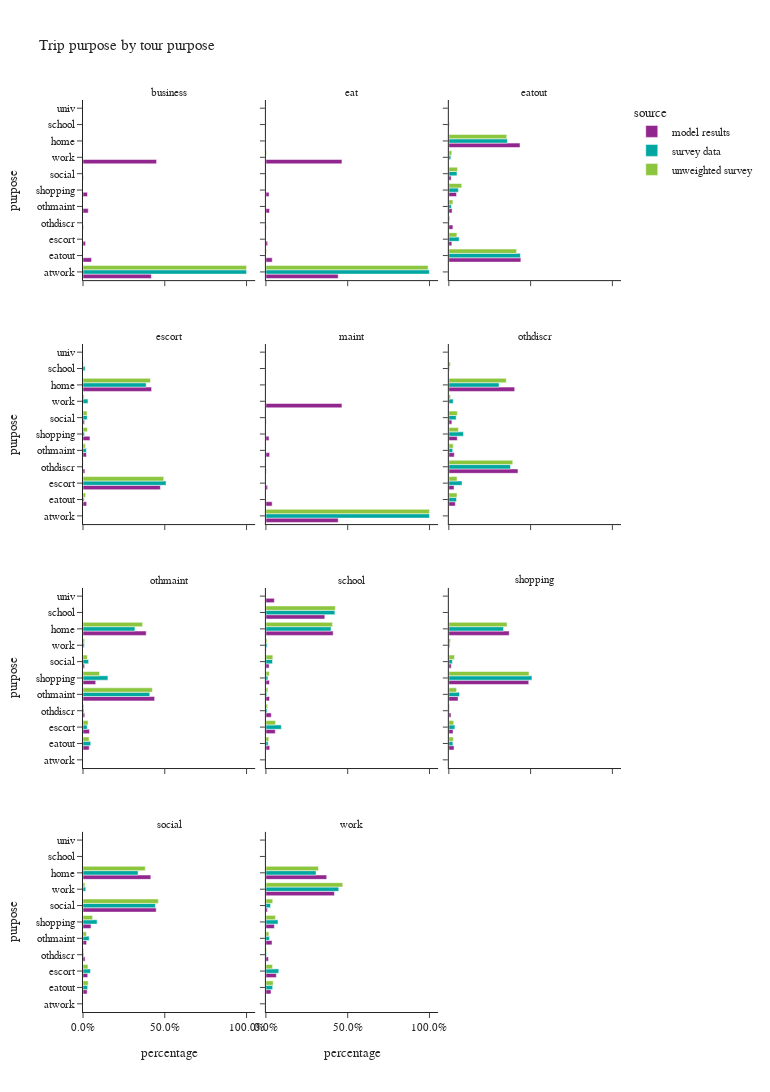

Notebook code cell kept with this figure:
### Code cell
plot_purpose(trip_wTour,'tour_type','tour purpose',3,1200)

### Figure 1 — Plotly figure (JSON) as saved in the notebook; plotly's stock layout.template omitted (floating-point values rounded to 4 significant figures)
{"data": [{"alignmentgroup": "True", "hovertemplate": "source=model results<br>tour_type=business<br>percentage=%{x}<br>purpose=%{y}<extra></extra>", "legendgroup": "model results", "marker": {"color": "#91268F", "pattern": {"shape": ""}}, "name": "model results", "offsetgroup": "model results", "orientation": "h", "showlegend": true, "textposition": "auto", "type": "bar", "x": [0.418, 0.05246, 0.0152, 0.002766, 0.03223, 0.0274, 0.002005, 0.4499], "xaxis": "x10", "y": ["atwork", "eatout", "escort", "othdiscr", "othmaint", "shopping", "social", "work"], "yaxis": "y10"}, {"alignmentgroup": "True", "hovertemplate": "source=model results<br>tour_type=eat<br>percentage=%{x}<br>purpose=%{y}<extra></extra>", "legendgroup": "model results", "marker": {"color": "#91268F", "pattern": {"shape": ""}}, "name": "model results", "offsetgroup": "model results", "orientation": "h", "showlegend": false, "textposition": "auto", "type": "bar", "x": [0.4419, 0.03864, 0.01051, 0.001932, 0.02177, 0.01904, 0.001443, 0.4648], "xaxis": "x11", "y": ["atwork", "eatout", "escort", "othdiscr", "othmaint", "shopping", "social", "work"], "yaxis": "y11"}, {"alignmentgroup": "True", "hovertemplate": "source=model results<br>tour_type=eatout<br>percentage=%{x}<br>purpose=%{y}<extra></extra>", "legendgroup": "model results", "marker": {"color": "#91268F", "pattern": {"shape": ""}}, "name": "model results", "offsetgroup": "model results", "orientation": "h", "showlegend": false, "textposition": "auto", "type": "bar", "x": [0.4404, 0.01824, 0.4352, 0.0248, 0.01984, 0.04706, 0.01442], "xaxis": "x12", "y": ["eatout", "escort", "home", "othdiscr", "othmaint", "shopping", "social"], "yaxis": "y12"}, {"alignmentgroup": "True", "hovertemplate": "source=model results<br>tour_type=escort<br>percentage=%{x}<br>purpose=%{y}<extra></extra>", "legendgroup": "model results", "marker": {"color": "#91268F", "pattern": {"shape": ""}}, "name": "model results", "offsetgroup": "model results", "orientation": "h", "showlegend": false, "textposition": "auto", "type": "bar", "x": [0.0225, 0.4732, 0.4193, 0.01165, 0.02122, 0.04257, 0.009551], "xaxis": "x7", "y": ["eatout", "escort", "home", "othdiscr", "othmaint", "shopping", "social"], "yaxis": "y7"}, {"alignmentgroup": "True", "hovertemplate": "source=model results<br>tour_type=maint<br>percentage=%{x}<br>purpose=%{y}<extra></extra>", "legendgroup": "model results", "marker": {"color": "#91268F", "pattern": {"shape": ""}}, "name": "model results", "offsetgroup": "model results", "orientation": "h", "showlegend": false, "textposition": "auto", "type": "bar", "x": [0.4419, 0.03808, 0.0104, 0.001868, 0.02263, 0.01899, 0.001317, 0.4648], "xaxis": "x8", "y": ["atwork", "eatout", "escort", "othdiscr", "othmaint", "shopping", "social", "work"], "yaxis": "y8"}, {"alignmentgroup": "True", "hovertemplate": "source=model results<br>tour_type=othdiscr<br>percentage=%{x}<br>purpose=%{y}<extra></extra>", "legendgroup": "model results", "marker": {"color": "#91268F", "pattern": {"shape": ""}}, "name": "model results", "offsetgroup": "model results", "orientation": "h", "showlegend": false, "textposition": "auto", "type": "bar", "x": [0.03956, 0.03182, 0.4026, 0.4227, 0.03346, 0.05141, 0.01842], "xaxis": "x9", "y": ["eatout", "escort", "home", "othdiscr", "othmaint", "shopping", "social"], "yaxis": "y9"}, {"alignmentgroup": "True", "hovertemplate": "source=model results<br>tour_type=othmaint<br>percentage=%{x}<br>purpose=%{y}<extra></extra>", "legendgroup": "model results", "marker": {"color": "#91268F", "pattern": {"shape": ""}}, "name": "model results", "offsetgroup": "model results", "orientation": "h", "showlegend": false, "textposition": "auto", "type": "bar", "x": [0.03783, 0.03962, 0.3864, 0.01062, 0.4381, 0.07774, 0.009704], "xaxis": "x4", "y": ["eatout", "escort", "home", "othdiscr", "othmaint", "shopping", "social"], "yaxis": "y4"}, {"alignmentgroup": "True", "hovertemplate": "source=model results<br>tour_type=school<br>percentage=%{x}<br>purpose=%{y}<extra></extra>", "legendgroup": "model results", "marker": {"color": "#91268F", "pattern": {"shape": ""}}, "name": "model results", "offsetgroup": "model results", "orientation": "h", "showlegend": false, "textposition": "auto", "type": "bar", "x": [0.02317, 0.05721, 0.4111, 0.03278, 0.02168, 0.3603, 0.02131, 0.01947, 0.05142, 0.001523], "xaxis": "x5", "y": ["eatout", "escort", "home", "othdiscr", "othmaint", "school", "shopping", "social", "univ", "work"], "yaxis": "y5"}, {"alignmentgroup": "True", "hovertemplate": "source=model results<br>tour_type=shopping<br>percentage=%{x}<br>purpose=%{y}<extra></extra>", "legendgroup": "model results", "marker": {"color": "#91268F", "pattern": {"shape": ""}}, "name": "model results", "offsetgroup": "model results", "orientation": "h", "showlegend": false, "textposition": "auto", "type": "bar", "x": [0.03172, 0.02575, 0.3692, 0.01326, 0.0565, 0.4886, 0.01502], "xaxis": "x6", "y": ["eatout", "escort", "home", "othdiscr", "othmaint", "shopping", "social"], "yaxis": "y6"}, {"alignmentgroup": "True", "hovertemplate": "source=model results<br>tour_type=social<br>percentage=%{x}<br>purpose=%{y}<extra></extra>", "legendgroup": "model results", "marker": {"color": "#91268F", "pattern": {"shape": ""}}, "name": "model results", "offsetgroup": "model results", "orientation": "h", "showlegend": false, "textposition": "auto", "type": "bar", "x": [0.02542, 0.02886, 0.4146, 0.01271, 0.02188, 0.049, 0.4475], "xaxis": "x", "y": ["eatout", "escort", "home", "othdiscr", "othmaint", "shopping", "social"], "yaxis": "y"}, {"alignmentgroup": "True", "hovertemplate": "source=model results<br>tour_type=work<br>percentage=%{x}<br>purpose=%{y}<extra></extra>", "legendgroup": "model results", "marker": {"color": "#91268F", "pattern": {"shape": ""}}, "name": "model results", "offsetgroup": "model results", "orientation": "h", "showlegend": false, "textposition": "auto", "type": "bar", "x": [0.03092, 0.06369, 0.3719, 0.01551, 0.03705, 0.05171, 0.009573, 0.0006918, 0.419], "xaxis": "x2", "y": ["eatout", "escort", "home", "othdiscr", "othmaint", "shopping", "social", "univ", "work"], "yaxis": "y2"}, {"alignmentgroup": "True", "hovertemplate": "source=survey data<br>tour_type=business<br>percentage=%{x}<br>purpose=%{y}<extra></extra>", "legendgroup": "survey data", "marker": {"color": "#00A7A0", "pattern": {"shape": ""}}, "name": "survey data", "offsetgroup": "survey data", "orientation": "h", "showlegend": true, "textposition": "auto", "type": "bar", "x": [1.0], "xaxis": "x10", "y": ["atwork"], "yaxis": "y10"}, {"alignmentgroup": "True", "hovertemplate": "source=survey data<br>tour_type=eat<br>percentage=%{x}<br>purpose=%{y}<extra></extra>", "legendgroup": "survey data", "marker": {"color": "#00A7A0", "pattern": {"shape": ""}}, "name": "survey data", "offsetgroup": "survey data", "orientation": "h", "showlegend": false, "textposition": "auto", "type": "bar", "x": [0.9992, 0.0003988, 0.0003988], "xaxis": "x11", "y": ["atwork", "eatout", "work"], "yaxis": "y11"}, {"alignmentgroup": "True", "hovertemplate": "source=survey data<br>tour_type=eatout<br>percentage=%{x}<br>purpose=%{y}<extra></extra>", "legendgroup": "survey data", "marker": {"color": "#00A7A0", "pattern": {"shape": ""}}, "name": "survey data", "offsetgroup": "survey data", "orientation": "h", "showlegend": false, "textposition": "auto", "type": "bar", "x": [0.4374, 0.06315, 0.3578, 0.003151, 0.01523, 0.002923, 0.05862, 0.04966, 0.01204], "xaxis": "x12", "y": ["eatout", "escort", "home", "othdiscr", "othmaint", "school", "shopping", "social", "work"], "yaxis": "y12"}, {"alignmentgroup": "True", "hovertemplate": "source=survey data<br>tour_type=escort<br>percentage=%{x}<br>purpose=%{y}<extra></extra>", "legendgroup": "survey data", "marker": {"color": "#00A7A0", "pattern": {"shape": ""}}, "name": "survey data", "offsetgroup": "survey data", "orientation": "h", "showlegend": false, "textposition": "auto", "type": "bar", "x": [0.006951, 0.5076, 0.3863, 0.000637, 0.0202, 0.013, 0.009107, 0.02561, 0.03053], "xaxis": "x7", "y": ["eatout", "escort", "home", "othdiscr", "othmaint", "school", "shopping", "social", "work"], "yaxis": "y7"}, {"alignmentgroup": "True", "hovertemplate": "source=survey data<br>tour_type=maint<br>percentage=%{x}<br>purpose=%{y}<extra></extra>", "legendgroup": "survey data", "marker": {"color": "#00A7A0", "pattern": {"shape": ""}}, "name": "survey data", "offsetgroup": "survey data", "orientation": "h", "showlegend": false, "textposition": "auto", "type": "bar", "x": [1.0], "xaxis": "x8", "y": ["atwork"], "yaxis": "y8"}, {"alignmentgroup": "True", "hovertemplate": "source=survey data<br>tour_type=othdiscr<br>percentage=%{x}<br>purpose=%{y}<extra></extra>", "legendgroup": "survey data", "marker": {"color": "#00A7A0", "pattern": {"shape": ""}}, "name": "survey data", "offsetgroup": "survey data", "orientation": "h", "showlegend": false, "textposition": "auto", "type": "bar", "x": [0.0469, 0.08068, 0.3067, 0.3768, 0.02355, 0.004342, 0.08951, 0.0449, 0.02665], "xaxis": "x9", "y": ["eatout", "escort", "home", "othdiscr", "othmaint", "school", "shopping", "social", "work"], "yaxis": "y9"}, {"alignmentgroup": "True", "hovertemplate": "source=survey data<br>tour_type=othmaint<br>percentage=%{x}<br>purpose=%{y}<extra></extra>", "legendgroup": "survey data", "marker": {"color": "#00A7A0", "pattern": {"shape": ""}}, "name": "survey data", "offsetgroup": "survey data", "orientation": "h", "showlegend": false, "textposition": "auto", "type": "bar", "x": [0.04708, 0.02607, 0.3175, 0.006123, 0.4081, 0.0002143, 0.1523, 0.0343, 0.008217], "xaxis": "x4", "y": ["eatout", "escort", "home", "othdiscr", "othmaint", "school", "shopping", "social", "work"], "yaxis": "y4"}, {"alignmentgroup": "True", "hovertemplate": "source=survey data<br>tour_type=school<br>percentage=%{x}<br>purpose=%{y}<extra></extra>", "legendgroup": "survey data", "marker": {"color": "#00A7A0", "pattern": {"shape": ""}}, "name": "survey data", "offsetgroup": "survey data", "orientation": "h", "showlegend": false, "textposition": "auto", "type": "bar", "x": [0.01384, 0.09416, 0.3982, 0.007053, 0.005464, 0.4216, 0.0121, 0.04037, 0.00722], "xaxis": "x5", "y": ["eatout", "escort", "home", "othdiscr", "othmaint", "school", "shopping", "social", "work"], "yaxis": "y5"}, {"alignmentgroup": "True", "hovertemplate": "source=survey data<br>tour_type=shopping<br>percentage=%{x}<br>purpose=%{y}<extra></extra>", "legendgroup": "survey data", "marker": {"color": "#00A7A0", "pattern": {"shape": ""}}, "name": "survey data", "offsetgroup": "survey data", "orientation": "h", "showlegend": false, "textposition": "auto", "type": "bar", "x": [0.02473, 0.037, 0.3345, 0.002781, 0.06514, 0.5081, 0.02159, 0.006198], "xaxis": "x6", "y": ["eatout", "escort", "home", "othdiscr", "othmaint", "shopping", "social", "work"], "yaxis": "y6"}, {"alignmentgroup": "True", "hovertemplate": "source=survey data<br>tour_type=social<br>percentage=%{x}<br>purpose=%{y}<extra></extra>", "legendgroup": "survey data", "marker": {"color": "#00A7A0", "pattern": {"shape": ""}}, "name": "survey data", "offsetgroup": "survey data", "orientation": "h", "showlegend": false, "textposition": "auto", "type": "bar", "x": [0.0285, 0.04588, 0.3369, 0.00491, 0.0379, 0.0002501, 0.08609, 0.4425, 0.0171], "xaxis": "x", "y": ["eatout", "escort", "home", "othdiscr", "othmaint", "school", "shopping", "social", "work"], "yaxis": "y"}, {"alignmentgroup": "True", "hovertemplate": "source=survey data<br>tour_type=work<br>percentage=%{x}<br>purpose=%{y}<extra></extra>", "legendgroup": "survey data", "marker": {"color": "#00A7A0", "pattern": {"shape": ""}}, "name": "survey data", "offsetgroup": "survey data", "orientation": "h", "showlegend": false, "textposition": "auto", "type": "bar", "x": [0.04124, 0.07865, 0.3064, 0.003869, 0.02127, 0.001153, 0.0738, 0.02837, 0.4452], "xaxis": "x2", "y": ["eatout", "escort", "home", "othdiscr", "othmaint", "school", "shopping", "social", "work"], "yaxis": "y2"}, {"alignmentgroup": "True", "hovertemplate": "source=unweighted survey<br>tour_type=business<br>percentage=%{x}<br>purpose=%{y}<extra></extra>", "legendgroup": "unweighted survey", "marker": {"color": "#8CC63E", "pattern": {"shape": ""}}, "name": "unweighted survey", "offsetgroup": "unweighted survey", "orientation": "h", "showlegend": true, "textposition": "auto", "type": "bar", "x": [1.0], "xaxis": "x10", "y": ["atwork"], "yaxis": "y10"}, {"alignmentgroup": "True", "hovertemplate": "source=unweighted survey<br>tour_type=eat<br>percentage=%{x}<br>purpose=%{y}<extra></extra>", "legendgroup": "unweighted survey", "marker": {"color": "#8CC63E", "pattern": {"shape": ""}}, "name": "unweighted survey", "offsetgroup": "unweighted survey", "orientation": "h", "showlegend": false, "textposition": "auto", "type": "bar", "x": [0.9917, 0.004132, 0.004132], "xaxis": "x11", "y": ["atwork", "eatout", "work"], "yaxis": "y11"}, {"alignmentgroup": "True", "hovertemplate": "source=unweighted survey<br>tour_type=eatout<br>percentage=%{x}<br>purpose=%{y}<extra></extra>", "legendgroup": "unweighted survey", "marker": {"color": "#8CC63E", "pattern": {"shape": ""}}, "name": "unweighted survey", "offsetgroup": "unweighted survey", "orientation": "h", "showlegend": false, "textposition": "auto", "type": "bar", "x": [0.4143, 0.04915, 0.3542, 0.00689, 0.0248, 0.0009187, 0.07901, 0.05282, 0.01791], "xaxis": "x12", "y": ["eatout", "escort", "home", "othdiscr", "othmaint", "school", "shopping", "social", "work"], "yaxis": "y12"}, {"alignmentgroup": "True", "hovertemplate": "source=unweighted survey<br>tour_type=escort<br>percentage=%{x}<br>purpose=%{y}<extra></extra>", "legendgroup": "unweighted survey", "marker": {"color": "#8CC63E", "pattern": {"shape": ""}}, "name": "unweighted survey", "offsetgroup": "unweighted survey", "orientation": "h", "showlegend": false, "textposition": "auto", "type": "bar", "x": [0.01599, 0.4935, 0.4123, 0.002103, 0.0143, 0.003366, 0.0265, 0.02482, 0.007152], "xaxis": "x7", "y": ["eatout", "escort", "home", "othdiscr", "othmaint", "school", "shopping", "social", "work"], "yaxis": "y7"}, {"alignmentgroup": "True", "hovertemplate": "source=unweighted survey<br>tour_type=maint<br>percentage=%{x}<br>purpose=%{y}<extra></extra>", "legendgroup": "unweighted survey", "marker": {"color": "#8CC63E", "pattern": {"shape": ""}}, "name": "unweighted survey", "offsetgroup": "unweighted survey", "orientation": "h", "showlegend": false, "textposition": "auto", "type": "bar", "x": [1.0], "xaxis": "x8", "y": ["atwork"], "yaxis": "y8"}, {"alignmentgroup": "True", "hovertemplate": "source=unweighted survey<br>tour_type=othdiscr<br>percentage=%{x}<br>purpose=%{y}<extra></extra>", "legendgroup": "unweighted survey", "marker": {"color": "#8CC63E", "pattern": {"shape": ""}}, "name": "unweighted survey", "offsetgroup": "unweighted survey", "orientation": "h", "showlegend": false, "textposition": "auto", "type": "bar", "x": [0.0499, 0.0499, 0.3514, 0.3909, 0.02703, 0.0104, 0.05821, 0.05198, 0.0104], "xaxis": "x9", "y": ["eatout", "escort", "home", "othdiscr", "othmaint", "school", "shopping", "social", "work"], "yaxis": "y9"}, {"alignmentgroup": "True", "hovertemplate": "source=unweighted survey<br>tour_type=othmaint<br>percentage=%{x}<br>purpose=%{y}<extra></extra>", "legendgroup": "unweighted survey", "marker": {"color": "#8CC63E", "pattern": {"shape": ""}}, "name": "unweighted survey", "offsetgroup": "unweighted survey", "orientation": "h", "showlegend": false, "textposition": "auto", "type": "bar", "x": [0.03712, 0.03093, 0.3641, 0.006186, 0.4242, 0.0004419, 0.1008, 0.02651, 0.009722], "xaxis": "x4", "y": ["eatout", "escort", "home", "othdiscr", "othmaint", "school", "shopping", "social", "work"], "yaxis": "y4"}, {"alignmentgroup": "True", "hovertemplate": "source=unweighted survey<br>tour_type=school<br>percentage=%{x}<br>purpose=%{y}<extra></extra>", "legendgroup": "unweighted survey", "marker": {"color": "#8CC63E", "pattern": {"shape": ""}}, "name": "unweighted survey", "offsetgroup": "unweighted survey", "orientation": "h", "showlegend": false, "textposition": "auto", "type": "bar", "x": [0.0174, 0.0589, 0.407, 0.01071, 0.01205, 0.4244, 0.02075, 0.04217, 0.006693], "xaxis": "x5", "y": ["eatout", "escort", "home", "othdiscr", "othmaint", "school", "shopping", "social", "work"], "yaxis": "y5"}, {"alignmentgroup": "True", "hovertemplate": "source=unweighted survey<br>tour_type=shopping<br>percentage=%{x}<br>purpose=%{y}<extra></extra>", "legendgroup": "unweighted survey", "marker": {"color": "#8CC63E", "pattern": {"shape": ""}}, "name": "unweighted survey", "offsetgroup": "unweighted survey", "orientation": "h", "showlegend": false, "textposition": "auto", "type": "bar", "x": [0.02767, 0.02961, 0.3556, 0.005097, 0.04733, 0.49, 0.03447, 0.01019], "xaxis": "x6", "y": ["eatout", "escort", "home", "othdiscr", "othmaint", "shopping", "social", "work"], "yaxis": "y6"}, {"alignmentgroup": "True", "hovertemplate": "source=unweighted survey<br>tour_type=social<br>percentage=%{x}<br>purpose=%{y}<extra></extra>", "legendgroup": "unweighted survey", "marker": {"color": "#8CC63E", "pattern": {"shape": ""}}, "name": "unweighted survey", "offsetgroup": "unweighted survey", "orientation": "h", "showlegend": false, "textposition": "auto", "type": "bar", "x": [0.03197, 0.03017, 0.3808, 0.004622, 0.02093, 0.0002568, 0.05881, 0.461, 0.01143], "xaxis": "x", "y": ["eatout", "escort", "home", "othdiscr", "othmaint", "school", "shopping", "social", "work"], "yaxis": "y"}, {"alignmentgroup": "True", "hovertemplate": "source=unweighted survey<br>tour_type=work<br>percentage=%{x}<br>purpose=%{y}<extra></extra>", "legendgroup": "unweighted survey", "marker": {"color": "#8CC63E", "pattern": {"shape": ""}}, "name": "unweighted survey", "offsetgroup": "unweighted survey", "orientation": "h", "showlegend": false, "textposition": "auto", "type": "bar", "x": [0.04436, 0.04069, 0.3215, 0.004585, 0.01823, 0.001376, 0.058, 0.04149, 0.4697], "xaxis": "x2", "y": ["eatout", "escort", "home", "othdiscr", "othmaint", "school", "shopping", "social", "work"], "yaxis": "y2"}], "layout": {"annotations": [{"font": {}, "showarrow": false, "text": "social", "x": 0.16, "xanchor": "center", "xref": "paper", "y": 0.1975, "yanchor": "bottom", "yref": "paper"}, {"font": {}, "showarrow": false, "text": "work", "x": 0.5, "xanchor": "center", "xref": "paper", "y": 0.1975, "yanchor": "bottom", "yref": "paper"}, {"font": {}, "showarrow": false, "text": "othmaint", "x": 0.16, "xanchor": "center", "xref": "paper", "y": 0.465, "yanchor": "bottom", "yref": "paper"}, {"font": {}, "showarrow": false, "text": "school", "x": 0.5, "xanchor": "center", "xref": "paper", "y": 0.465, "yanchor": "bottom", "yref": "paper"}, {"font": {}, "showarrow": false, "text": "shopping", "x": 0.84, "xanchor": "center", "xref": "paper", "y": 0.465, "yanchor": "bottom", "yref": "paper"}, {"font": {}, "showarrow": false, "text": "escort", "x": 0.16, "xanchor": "center", "xref": "paper", "y": 0.7325, "yanchor": "bottom", "yref": "paper"}, {"font": {}, "showarrow": false, "text": "maint", "x": 0.5, "xanchor": "center", "xref": "paper", "y": 0.7325, "yanchor": "bottom", "yref": "paper"}, {"font": {}, "showarrow": false, "text": "othdiscr", "x": 0.84, "xanchor": "center", "xref": "paper", "y": 0.7325, "yanchor": "bottom", "yref": "paper"}, {"font": {}, "showarrow": false, "text": "business", "x": 0.16, "xanchor": "center", "xref": "paper", "y": 1.0, "yanchor": "bottom", "yref": "paper"}, {"font": {}, "showarrow": false, "text": "eat", "x": 0.5, "xanchor": "center", "xref": "paper", "y": 1.0, "yanchor": "bottom", "yref": "paper"}, {"font": {}, "showarrow": false, "text": "eatout", "x": 0.84, "xanchor": "center", "xref": "paper", "y": 1.0, "yanchor": "bottom", "yref": "paper"}], "barmode": "group", "height": 1200, "legend": {"title": {"text": "source"}, "tracegroupgap": 0}, "title": {"text": "Trip purpose by tour purpose"}, "width": 770, "xaxis": {"anchor": "y", "domain": [0.0, 0.32], "tickformat": ".1%", "title": {"text": "percentage"}}, "xaxis10": {"anchor": "y10", "domain": [0.0, 0.32], "matches": "x", "showticklabels": false, "tickformat": ".1%"}, "xaxis11": {"anchor": "y11", "domain": [0.34, 0.66], "matches": "x", "showticklabels": false, "tickformat": ".1%"}, "xaxis12": {"anchor": "y12", "domain": [0.68, 1.0], "matches": "x", "showticklabels": false, "tickformat": ".1%"}, "xaxis2": {"anchor": "y2", "domain": [0.34, 0.66], "matches": "x", "tickformat": ".1%", "title": {"text": "percentage"}}, "xaxis3": {"anchor": "y3", "domain": [0.68, 1.0], "matches": "x", "tickformat": ".1%", "title": {"text": "percentage"}}, "xaxis4": {"anchor": "y4", "domain": [0.0, 0.32], "matches": "x", "showticklabels": false, "tickformat": ".1%"}, "xaxis5": {"anchor": "y5", "domain": [0.34, 0.66], "matches": "x", "showticklabels": false, "tickformat": ".1%"}, "xaxis6": {"anchor": "y6", "domain": [0.68, 1.0], "matches": "x", "showticklabels": false, "tickformat": ".1%"}, "xaxis7": {"anchor": "y7", "domain": [0.0, 0.32], "matches": "x", "showticklabels": false, "tickformat": ".1%"}, "xaxis8": {"anchor": "y8", "domain": [0.34, 0.66], "matches": "x", "showticklabels": false, "tickformat": ".1%"}, "xaxis9": {"anchor": "y9", "domain": [0.68, 1.0], "matches": "x", "showticklabels": false, "tickformat": ".1%"}, "yaxis": {"anchor": "x", "domain": [0.0, 0.1975], "title": {"text": "purpose"}}, "yaxis10": {"anchor": "x10", "domain": [0.8025, 1.0], "matches": "y", "title": {"text": "purpose"}}, "yaxis11": {"anchor": "x11", "domain": [0.8025, 1.0], "matches": "y", "showticklabels": false}, "yaxis12": {"anchor": "x12", "domain": [0.8025, 1.0], "matches": "y", "showticklabels": false}, "yaxis2": {"anchor": "x2", "domain": [0.0, 0.1975], "matches": "y", "showticklabels": false}, "yaxis3": {"anchor": "x3", "domain": [0.0, 0.1975], "matches": "y", "showticklabels": false}, "yaxis4": {"anchor": "x4", "domain": [0.2675, 0.465], "matches": "y", "title": {"text": "purpose"}}, "yaxis5": {"anchor": "x5", "domain": [0.2675, 0.465], "matches": "y", "showticklabels": false}, "yaxis6": {"anchor": "x6", "domain": [0.2675, 0.465], "matches": "y", "showticklabels": false}, "yaxis7": {"anchor": "x7", "domain": [0.535, 0.7325], "matches": "y", "title": {"text": "purpose"}}, "yaxis8": {"anchor": "x8", "domain": [0.535, 0.7325], "matches": "y", "showticklabels": false}, "yaxis9": {"anchor": "x9", "domain": [0.535, 0.7325], "matches": "y", "showticklabels": false}}}
